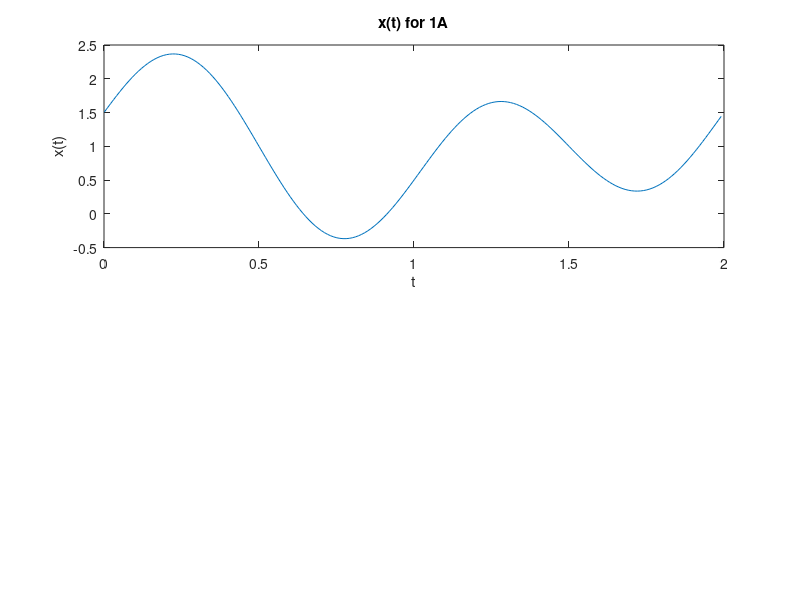

MATLAB code for this plot: (Note: this script raises an error after producing the figure.)
%%------------------------------------------------------------------------------
% Name        : EE321_Project_3.m
% Author(s)   : Kyle Bielby, Chris Lloyd, Stephen Epp, Philip Hubbe
% Class       : EE321 (Project 3)
% Due Date    : 2020-10-23
% Description : Calculating Error in Fourier Series Depending on the number of 
%               terms used.
% ------------------------------------------------------------------------------

%% 1a

% Clear the workspace and console
clear; clc;

% Waveform Period
period = 2;

% Time variable for one period
t = 0.001:0.01:period;

% x(t) (calculated by hand)
x = 1+1/2*cos(pi*t)+sin(2*pi*t);

% Plot x
figure('Name','x(t) Comparison for Part 1A','NumberTitle','off')
subplot(2,1,1)
plot(t,x)
title("x(t) for 1A")
xlabel("t") 
ylabel("x(t)") 

% Number of terms to use for x_hat
n_max = 5;

mse = zeros(n_max, 1);

for N = 1:n_max
    k = -N:N;
    xk = dd(k) + 1/4*dd(k+1) + 1/4*dd(k-1) + 1/(2*1i)*dd(k-2)-1/(2*1i)*dd(k+2);

    % Find x_hat
    x_hat = zeros(size(t));
    for l = 1:length(k)
        x_hat = x_hat + xk(l)*exp(1i*k(l)*pi*t);
    end

    % Plot x_hat
    subplot(2,1,2)
    plot(t,real(x_hat))
    title("x\_hat(t) for 1A")
    xlabel("t") 
    ylabel("x\_hat(t)") 

    % Calculate mean squared error between x and x_hat
    mse(N) = real(mean((x - x_hat).^2));
end

%% 1b
% Clear the workspace and console
clear; clc;

% Waveform Period
period = 2;

% Time variable for one period
t = 0.001:0.01:period;

% x(t) (calculated by hand)
x = -4*sin(2*pi*t)-2*sin(pi*t);

% Plot x
figure('Name','x(t) Comparison for Part 1B','NumberTitle','off')
subplot(2,1,1)
plot(t,x)
title("x(t) for 1B")
xlabel("t") 
ylabel("x(t)") 

% Number of terms to use for x_hat
n_max = 5;

mse = zeros(n_max, 1);

for N = 1:n_max
    k = -N:N;
    xk = k.*(1i*(abs(k) < 3));
    
    % Find x_hat
    x_hat = zeros(size(t));
    for l = 1:length(k)
        x_hat = x_hat + xk(l)*exp(1i*k(l)*pi.*t);
    end

    % Plot x_hat
    subplot(2,1,2)
    plot(t,real(x_hat));
    title("x\_hat(t) for 1B")
    xlabel("t") 
    ylabel("x\_hat(t)") 

    % Calculate mean squared error between x and x_hat
    mse(N) = real(mean((x - x_hat).^2));
end

%% 2a
% Clear the workspace and console
clear; clc;

% Waveform Period
period = 4;
d = 2;
w0 = 2*pi/period;

% Time variable for one period
t = 0.001:0.01:period;

% x(t) (calculated by hand)
x = 1*((t<=1)|((t>=3)&(t<=4)));

% Plot x
figure('Name','x(t) Comparison for Part 2A','NumberTitle','off')
subplot(2,1,1)
plot(t,x)
title("x(t) for 2a")
xlabel("t") 
ylabel("x(t)") 

% Number of terms to use for x_hat
n_max = 200;

mse = zeros(n_max, 1);

for N = 1:n_max
    k = -N:N;
    xk = d./period.*sin(1/2.*k.*w0.*d)./(1/2.*k.*w0.*d);
    xk(isnan(xk)) = 0;  % Remove k=0 term due to div by zero
    
    % Find x_hat
    x_hat = d/period + zeros(size(t));
    
    for l = 1:length(k)
        x_hat = x_hat + real(xk(l)*exp(1i*k(l)*w0.*t));
    end

    % Plot x_hat
    subplot(2,1,2)
    plot(t,x_hat);
    title("x\_hat(t) for 2a")
    xlabel("t") 
    ylabel("x\_hat(t)") 

    % Calculate mean squared error between x and x_hat
    mse(N) = mean((x - x_hat).^2);
    
    % Add small delay to animate graph forming
    pause(0.05)
end

% Plot log(mse(n)) vs n
mse_db = 20*log(mse);
figure('Name','Mean Squared Error Log Plot for Part 2A','NumberTitle','off')
plot(mse_db)
title("Mean Squared Error for 2a")
xlabel("N") 
ylabel("20*log(mse(N))")

N_1 = find(mse<0.01, 1)
N_2 = find(mse<0.001, 1)

%% CDL=> For Part 2B
% x = t.*((0<=t)&&(t<1))+(2-t).*((1<=t)&&(t<=2));

%% Function Definitions

% Direc-Delta function to imitate a unit impulse
function y = dd(x)
    % x is a vector
    % We create an output vector of only 0's (our default value)
    y = zeros(1, length(x)); 

    % We find indexes of input values equal to 0,
    % and make them 1
    y(x==0) = 1;
end